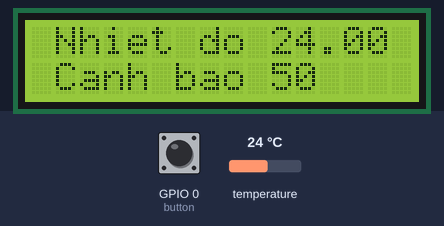
Bench run of a sketch on a simulated ESP8266 (NodeMCU). Shown: 16×2 character LCD. The inputs (shaded band) are chosen by the test bench; at power-on: temperature 24 °C, GPIO 0 (button) HIGH. WiFi joins after 1.5 s; servers stay silent unless stated; what the sketch prints to the serial monitor is not drawn.

Above: at 4.3 s.
4.4 s: temperature set to 12 °C
At 5.9 s:
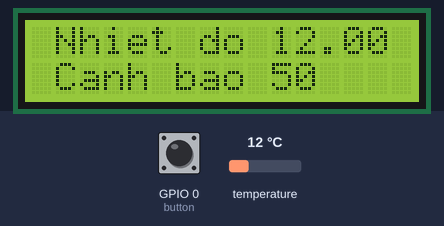
6.2 s: temperature set to 19 °C
At 7.5 s:
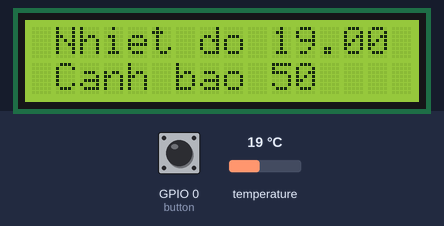
10.7 s: temperature set to 28 °C
At 12.5 s:
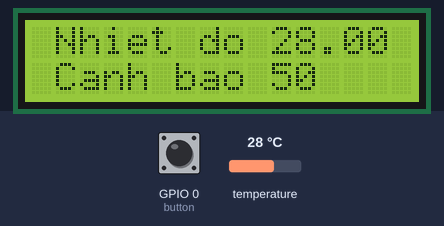
Timing chart, 0 to 14.0 s (numbered marks = the images above; inputs shaded):
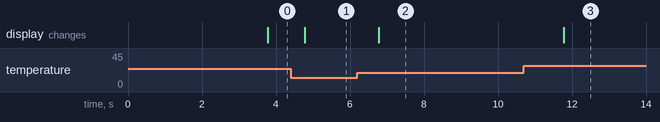

The sketch:

lab07.ino
```cpp
#include <OneWire.h>
#include <DallasTemperature.h>
#include <LiquidCrystal_I2C.h>
OneWire giaotiep1day(2);
DallasTemperature cb(&giaotiep1day);
// Fill-in information from your Blynk Template here
#define BLYNK_TEMPLATE_ID "TMPLWcj7WdIa"
#define BLYNK_DEVICE_NAME "khiga"
#define BLYNK_AUTH_TOKEN "rQMNK55uUjpY7OkVWUvRdO18ZYJmmvDi"

#define BLYNK_FIRMWARE_VERSION        "0.1.0"
#define BLYNK_PRINT Serial
#define APP_DEBUG
#define USE_NODE_MCU_BOARD
#include <ESP8266WiFi.h>
#include <BlynkSimpleEsp8266.h>
#include <DHT.h>
int mucCanhbao=50;
BlynkTimer timer;
LiquidCrystal_I2C lcd(0x3F,16,2);
int timerID1,timerID2;
float nhietdo=0;
int button=0; //D3
boolean buttonState=HIGH;
boolean runMode=1;//Bật/tắt chế độ cảnh báo
boolean canhbaoState=0;
WidgetLED led(V0);

char auth[] = "rQMNK55uUjpY7OkVWUvRdO18ZYJmmvDi";
char ssid[] = "Nhựt's Galaxy A31";
char pass[] = "nhut3011";

void setup()
{
  cb.begin();
  Serial.begin(115200);
  delay(100);
  Blynk.begin(auth, ssid, pass);
  timerID1 = timer.setInterval(1000L,handleTimerID1);
}

void loop() {
  timer.run();
  if(digitalRead(button)==LOW){
    if(buttonState==HIGH){
      buttonState=LOW;
      runMode=!runMode;
      Serial.println("Run mode: " + String(runMode));
      Blynk.virtualWrite(V4,runMode);
      delay(200);
    }
  }else{
    buttonState=HIGH;
  }
}
void handleTimerID1(){
 cb.requestTemperatures();
 nhietdo=cb.getTempCByIndex(0);
 Serial.println(nhietdo);
  Blynk.virtualWrite(V1,nhietdo);
  if(led.getValue()) {
    led.off();
  } else {
    led.on();
  }

  lcd.init();
  lcd.clear();
  lcd.backlight();
  lcd.setCursor(1,0);
  lcd.print("Nhiet do");
  lcd.setCursor(10,0);
  lcd.print(nhietdo);
  lcd.setCursor(1,1);
  lcd.print("Canh bao");
  lcd.setCursor(10,1);
  lcd.print(mucCanhbao);

  if(runMode==1){
    if(nhietdo>mucCanhbao){
      if(canhbaoState==0){
        canhbaoState=1;
        Blynk.logEvent("canh_bao", String("Cảnh báo! nhiet do =" + String(nhietdo)+" vượt quá mức cho phép!"));
         lcd.init();
        lcd.clear();
        lcd.backlight();
        lcd.setCursor(1,0);
        lcd.print("Nhiet do");
        lcd.setCursor(1,1);
        lcd.print("vuot qua muc");
        timerID2 = timer.setTimeout(600L,handleTimerID2);
      }

      Blynk.virtualWrite(V2,HIGH);
      Serial.println("Đã bật cảnh báo!");
    }else{

      Blynk.virtualWrite(V2,LOW);
      Serial.println("Đã tắt cảnh báo!");
    }
  }else{
    Blynk.virtualWrite(V2,LOW);
    Serial.println("Đã tắt cảnh báo!");
  }
}
void handleTimerID2(){
  canhbaoState=0;
}
BLYNK_CONNECTED() {
  Blynk.syncVirtual(V2,V4);
}
BLYNK_WRITE(V3) {
  mucCanhbao = param.asInt();
}
BLYNK_WRITE(V4) {
  runMode = param.asInt();
}
```

Measured:
- after the input at 4.4 s, the display: changes after 0.37 s (image 1)
- after the input at 6.2 s, the display: changes after 0.57 s (image 2)
- after the input at 10.7 s, the display: changes after 1.1 s (image 3)
